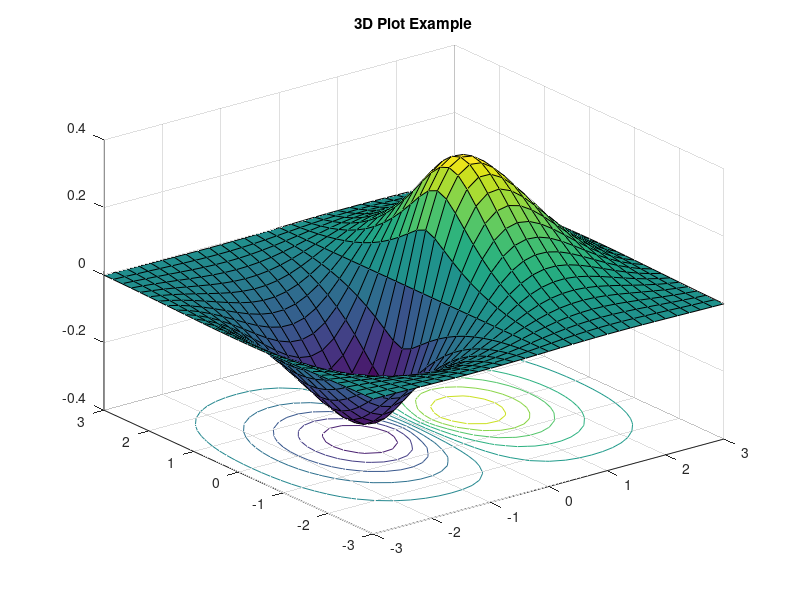

Write MATLAB code to recreate this figure.
% 3D Plot Example
x = -3:0.2:3;
y =x;
[X, Y] = meshgrid(x, y);
 Z= 1.8 .^ (-1.5*sqrt (X.^2+Y.^2)).*cos (0.5*Y).*sin (X)
 surfc(X,Y,Z) ;
 title ('3D Plot Example')
